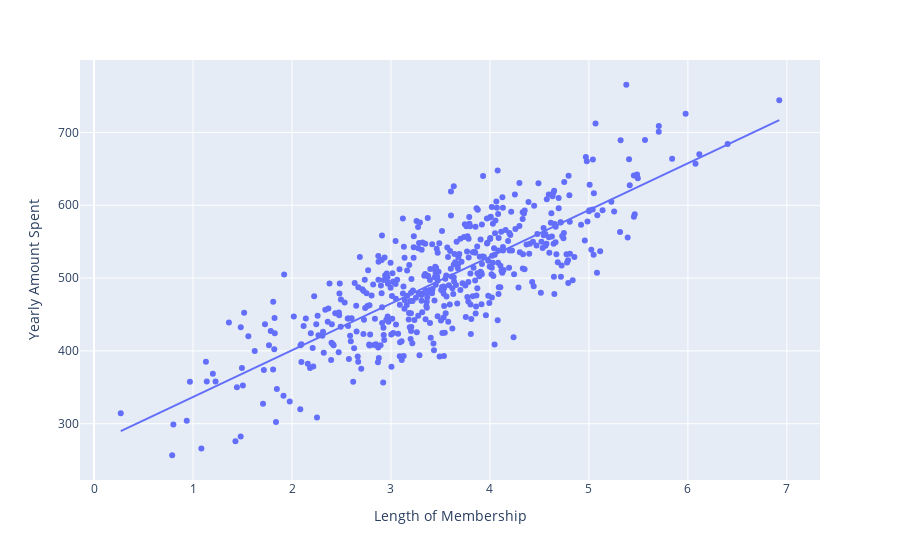

The code cell stored with this chart in its notebook:
### Code cell
import plotly.express as px

px.scatter(df, x='Length of Membership', y='Yearly Amount Spent', trendline='ols')

### Figure 1 — Plotly figure (JSON) as saved in the notebook; plotly's stock layout.template omitted (floating-point values rounded to 4 significant figures; data arrays with more than 128 entries replaced by an {"elided": "..."} marker saying what was removed)
{"data": [{"hovertemplate": "Length of Membership=%{x}<br>Yearly Amount Spent=%{y}<extra></extra>", "legendgroup": "", "marker": {"color": "#636efa", "symbol": "circle"}, "mode": "markers", "name": "", "orientation": "v", "showlegend": false, "type": "scatter", "x": {"elided": "500 float values"}, "xaxis": "x", "y": {"elided": "500 float values"}, "yaxis": "y"}, {"hovertemplate": "<b>OLS trendline</b><br>Yearly Amount Spent = 64.2187 * Length of Membership + 272.4<br>R<sup>2</sup>=0.654616<br><br>Length of Membership=%{x}<br>Yearly Amount Spent=%{y} <b>(trend)</b><extra></extra>", "legendgroup": "", "marker": {"color": "#636efa", "symbol": "circle"}, "mode": "lines", "name": "", "showlegend": false, "type": "scatter", "x": {"elided": "500 float values"}, "xaxis": "x", "y": {"elided": "500 float values"}, "yaxis": "y"}], "layout": {"legend": {"tracegroupgap": 0}, "margin": {"t": 60}, "xaxis": {"anchor": "y", "domain": [0, 1], "title": {"text": "Length of Membership"}}, "yaxis": {"anchor": "x", "domain": [0, 1], "title": {"text": "Yearly Amount Spent"}}}}
